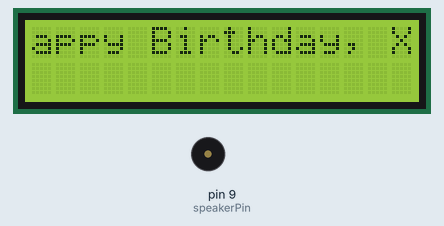
This sketch was run on a simulated Arduino Uno, built with avr-gcc and run on an emulated ATmega328P. On the bench: 16×2 character LCD, buzzer (waves = sounding).

Above: at 1.14 s.
At 9.7 s:
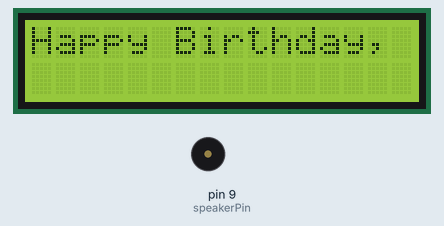
At 23.92 s:
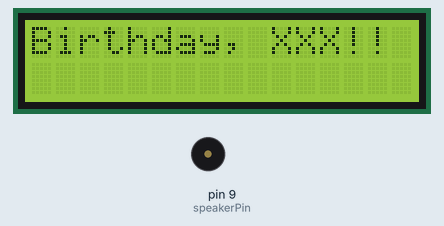
At 38.04 s:
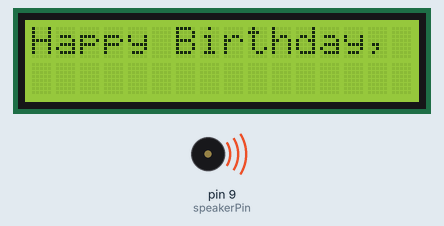
Timing chart, 0 to 40.0 s (numbered marks = the images above):
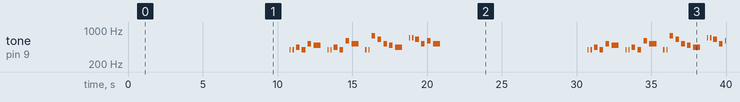

The sketch:

bdayMessage.ino
```cpp
/* LCD screen code from an example by:

 Library originally added 18 Apr 2008
 by David A. Mellis
 library modified 5 Jul 2009
 by Limor Fried (http://www.ladyada.net)
 example added 9 Jul 2009
 by Tom Igoe
 modified 22 Nov 2010
 by Tom Igoe
 modified 7 Nov 2016
 by Arturo Guadalupi

 http://www.arduino.cc/en/Tutorial/LiquidCrystalScroll

*/

// include the library code:
#include <LiquidCrystal.h>

// initialize the library by associating any needed LCD interface pin
// with the arduino pin number it is connected to
const int rs = 12, en = 11, d4 = 5, d5 = 4, d6 = 3, d7 = 2;
LiquidCrystal lcd(rs, en, d4, d5, d6, d7);

// Happy birthday song variables

int speakerPin = 9;
int length = 28; // the number of notes
char notes[] = "GGAGcB GGAGdc GGxecBA yyecdc";
int beats[] = { 2, 2, 8, 8, 8, 16, 1, 2, 2, 8, 8,8, 16, 1, 2,2,8,8,8,8,16, 1,2,2,8,8,8,16 };
int tempo = 150;


// playTone function

void playTone(int tone, int duration) {

  for (long i = 0; i < duration * 1000L; i += tone * 2) {

     digitalWrite(speakerPin, HIGH);
     delayMicroseconds(tone);
     digitalWrite(speakerPin, LOW);
     delayMicroseconds(tone);
  }
}


// playNote function

void playNote(char note, int duration) {

    char names[] = {'C', 'D', 'E', 'F', 'G', 'A', 'B',
                     'c', 'd', 'e', 'f', 'g', 'a', 'b',
                     'x', 'y' };

    int tones[] = { 1915, 1700, 1519, 1432, 1275, 1136, 1014,
                     956,  834,  765,  593,  468,  346,  224,
                     655 , 715 };

    int SPEE = 5;

    // play the tone corresponding to the note name

    for (int i = 0; i < 17; i++) {

       if (names[i] == note) {
        int newduration = duration/SPEE;
         playTone(tones[i], newduration);

       }
    }
}


void setup() {

  // set up the LCD's number of columns and rows:
  lcd.begin(16, 2);
  // Print a message to the LCD.
  lcd.print("Happy Birthday, XXX!!");
  delay(1000);

  pinMode(speakerPin, OUTPUT);
}

void loop() {
  // scroll 13 positions (string length) to the left
  // to move it offscreen left:
  for (int positionCounter = 0; positionCounter < 13; positionCounter++) {
    // scroll one position left:
    lcd.scrollDisplayLeft();
    // wait a bit:
    delay(150);
  }

  // scroll 29 positions (string length + display length) to the right
  // to move it offscreen right:
  for (int positionCounter = 0; positionCounter < 29; positionCounter++) {
    // scroll one position right:
    lcd.scrollDisplayRight();
    // wait a bit:
    delay(150);
  }

  // scroll 16 positions (display length + string length) to the left
  // to move it back to center:
  for (int positionCounter = 0; positionCounter < 16; positionCounter++) {
    // scroll one position left:
    lcd.scrollDisplayLeft();
    // wait a bit:
    delay(150);
  }

  // delay at the end of the full loop:
  delay(1000);


  for (int i = 0; i < length; i++) {
     if (notes[i] == ' ') {
       delay(beats[i] * tempo); // rest
     }
     else {
       playNote(notes[i], beats[i] * tempo);
     }

   // pause between notes

   delay(tempo);

}

}
```

Measured:
- by itself, tone on pin 9 (speakerPin): plays 391 Hz for 0.08 s, 391 Hz for 0.08 s, 438 Hz for 0.24 s, 391 Hz for 0.24 s, 521 Hz for 0.24 s, 491 Hz for 0.48 s … (49 notes in this stretch)
